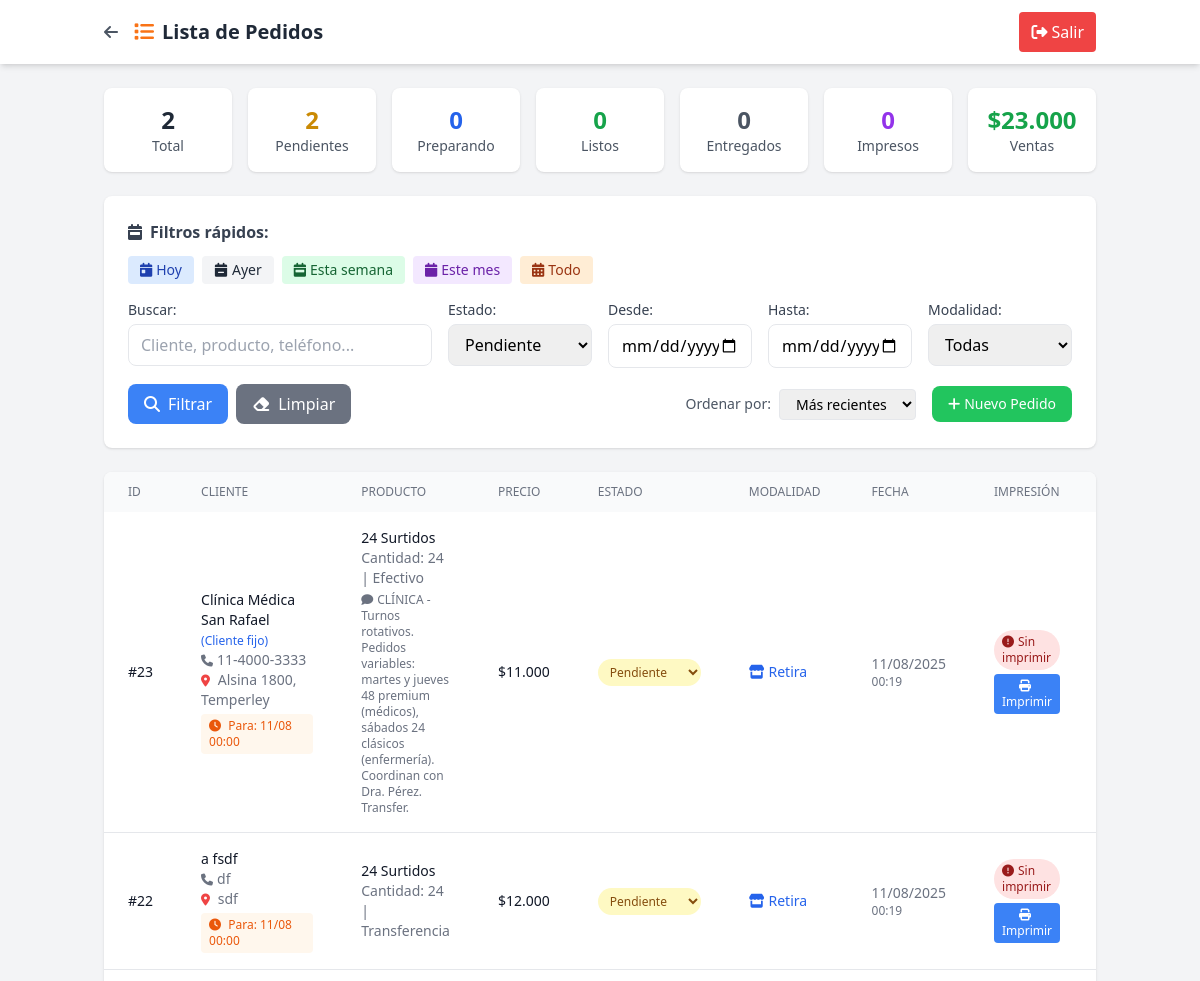
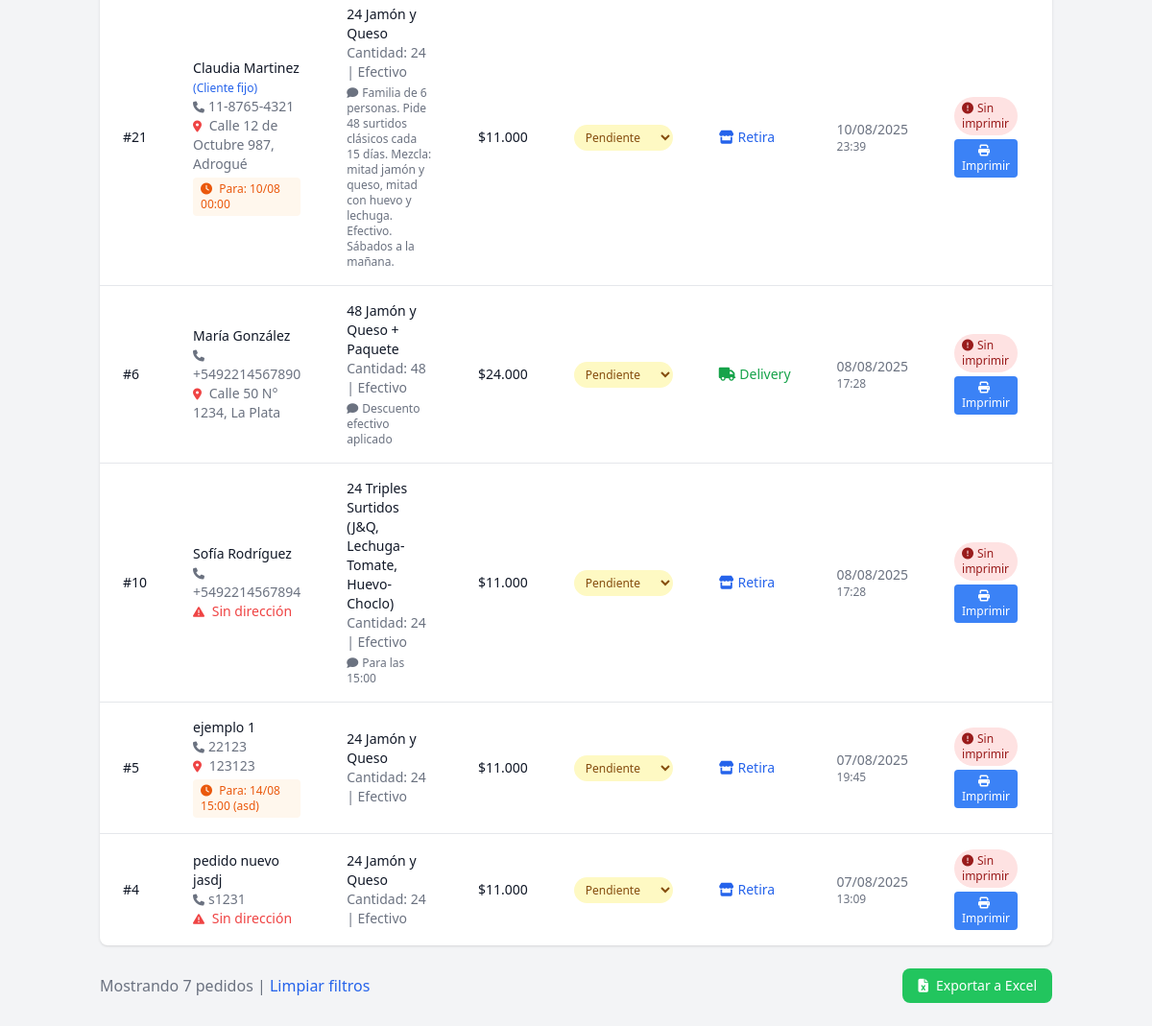
The page /admin/modules/pedidos/ver_pedidos.php?estado=Pendiente (signed in) on the database its author committed (2 pictures, top to bottom).
### tables this page shows
CREATE TABLE `pedidos` (
  `id` int(11) NOT NULL,
  `nombre` varchar(100) NOT NULL,
  `apellido` varchar(100) NOT NULL,
  `telefono` varchar(20) NOT NULL,
  `direccion` text DEFAULT NULL,
  `producto` varchar(100) NOT NULL,
  `cantidad` int(11) NOT NULL,
  `precio` decimal(10,2) NOT NULL,
  `forma_pago` enum('Efectivo','Transferencia') DEFAULT 'Efectivo',
  `modalidad` enum('Retira','Delivery') DEFAULT 'Retira',
  `estado` enum('Pendiente','Preparando','Listo','Entregado') DEFAULT 'Pendiente',
  `observaciones` text DEFAULT NULL,
  `cliente_fijo_id` int(11) DEFAULT NULL,
  `impreso` tinyint(1) DEFAULT 0,
  `created_at` timestamp NULL DEFAULT current_timestamp(),
  `updated_at` timestamp NULL DEFAULT current_timestamp() ON UPDATE current_timestamp(),
  `fecha_entrega` date DEFAULT NULL COMMENT 'Fecha para cuando es el pedido',
  `hora_entrega` time DEFAULT NULL COMMENT 'Hora para cuando es el pedido',
  `notas_horario` text DEFAULT NULL COMMENT 'Observaciones sobre horario/entrega',
  `fecha_pedido` datetime DEFAULT current_timestamp() COMMENT 'Cuándo se tomó el pedido (puede ser diferente de created_at para casos especiales)',
  `prioridad` enum('normal','prioridad','urgente') DEFAULT 'normal' COMMENT 'Prioridad manual asignada por admin',
  `prioridad_notas` text DEFAULT NULL COMMENT 'Notas sobre por qué se asignó esta prioridad',
  `es_personalizado_complejo` tinyint(1) DEFAULT 0 COMMENT 'Si usa la tabla pedido_detalles para precios mixtos'
);

### admin/modules/pedidos/ver_pedidos.php (the view, shortened to what the rows shown need)
<?php
require_once '../../config.php';
$pdo = getConnection();
$filtro_estado = isset($_GET['estado']) ? sanitize($_GET['estado']) : '';
$orden = isset($_GET['orden']) ? sanitize($_GET['orden']) : 'created_at DESC';
$sql = "SELECT p.*, cf.nombre as cliente_nombre, cf.apellido as cliente_apellido
        FROM pedidos p
        LEFT JOIN clientes_fijos cf ON p.cliente_fijo_id = cf.id
        WHERE 1=1";
$params = [];
if ($filtro_estado) {
    $sql .= " AND p.estado = ?";
    $params[] = $filtro_estado;
}
$sql .= " ORDER BY " . $orden;
$stmt = $pdo->prepare($sql);
$stmt->execute($params);
$pedidos = $stmt->fetchAll();
?>
<!DOCTYPE html>
<html lang="es">
<head>
    <script src="https://cdn.tailwindcss.com"></script>
    <link rel="stylesheet" href="https://cdnjs.cloudflare.com/ajax/libs/font-awesome/6.4.0/css/all.min.css">
</head>
<body class="bg-gray-100">
    <header class="bg-white shadow-md">
        <div class="container mx-auto px-4 py-3 flex justify-between items-center">
            <div class="flex items-center">
                <h1 class="text-xl font-bold text-gray-800">
                    <i class="fas fa-list text-orange-500 mr-2"></i>Lista de Pedidos
                </h1>
            </div>
        </div>
    </header>
    <main class="container mx-auto px-4 py-6">
        <div class="bg-white rounded-lg shadow overflow-hidden">
            <?php if (empty($pedidos)): ?>
                <div class="p-8 text-center text-gray-500">
                    <i class="fas fa-inbox text-6xl mb-4"></i>
                    <h3 class="text-xl mb-2">No hay pedidos</h3>
                    <p>No se encontraron pedidos con los filtros aplicados</p>
                </div>
            <?php else: ?>
                <div class="overflow-x-auto">
                    <table class="min-w-full">
                        <thead class="bg-gray-50">
                            <tr>
                                <th class="px-6 py-3 text-left text-xs font-medium text-gray-500 uppercase">ID</th>
                                <th class="px-6 py-3 text-left text-xs font-medium text-gray-500 uppercase">Cliente</th>
                                <th class="px-6 py-3 text-left text-xs font-medium text-gray-500 uppercase">Producto</th>
                                <th class="px-6 py-3 text-left text-xs font-medium text-gray-500 uppercase">Precio</th>
                                <th class="px-6 py-3 text-left text-xs font-medium text-gray-500 uppercase">Estado</th>
                                <th class="px-6 py-3 text-left text-xs font-medium text-gray-500 uppercase">Modalidad</th>
                                <th class="px-6 py-3 text-left text-xs font-medium text-gray-500 uppercase">Fecha</th>
                                <th class="px-6 py-3 text-left text-xs font-medium text-gray-500 uppercase">Impresión</th>
                                <th class="px-6 py-3 text-left text-xs font-medium text-gray-500 uppercase">Acciones</th>
                            </tr>
                        </thead>
                        <tbody class="divide-y divide-gray-200">
                            <?php foreach ($pedidos as $pedido): ?>
                                <tr class="hover:bg-gray-50">
                                    <td class="px-6 py-4 text-sm font-medium text-gray-900">
                                        #<?= $pedido['id'] ?>
                                    </td>
                                    <td class="px-6 py-4">
                                        <div class="text-sm font-medium text-gray-900">
                                            <?= htmlspecialchars($pedido['nombre'] . ' ' . $pedido['apellido']) ?>
                                            <?php if ($pedido['cliente_nombre']): ?>
                                                <span class="text-xs text-blue-600">(Cliente fijo)</span>
                                            <?php endif; ?>
                                        </div>
                                        <div class="text-sm text-gray-500">
                                            <i class="fas fa-phone text-xs mr-1"></i><?= htmlspecialchars($pedido['telefono']) ?>
                                        </div>
                                        <?php if ($pedido['direccion']): ?>
                                        <div class="text-sm text-gray-500">
                                            <i class="fas fa-map-marker-alt text-xs mr-1 text-red-500"></i>
                                            <span class="font-medium"><?= htmlspecialchars($pedido['direccion']) ?></span>
                                        </div>
                                        <?php else: ?>
                                        <div class="text-sm text-red-500">
                                            <i class="fas fa-exclamation-triangle text-xs mr-1"></i>
                                            <span class="font-medium">Sin dirección</span>
                                        </div>
                                        <?php endif; ?>
                                        <?php if ($pedido['fecha_entrega'] || $pedido['hora_entrega'] || $pedido['notas_horario']): ?>
                                        <div class="text-xs text-orange-600 bg-orange-50 px-2 py-1 rounded mt-1">
                                            <i class="fas fa-clock mr-1"></i>
                                            <?php if ($pedido['fecha_entrega']): ?>
                                                Para: <?= date('d/m', strtotime($pedido['fecha_entrega'])) ?>
                                            <?php endif; ?>
                                            <?php if ($pedido['hora_entrega']): ?>
                                                <?= substr($pedido['hora_entrega'], 0, 5) ?>
                                            <?php endif; ?>
                                            <?php if ($pedido['notas_horario']): ?>
                                                (<?= htmlspecialchars($pedido['notas_horario']) ?>)
                                            <?php endif; ?>
                                        </div>
                                        <?php endif; ?>
                                    </td>
                                    <td class="px-6 py-4">
                                        <div class="text-sm font-medium text-gray-900">
                                            <?= htmlspecialchars($pedido['producto']) ?>
                                        </div>
                                        <div class="text-sm text-gray-500">
                                            Cantidad: <?= $pedido['cantidad'] ?> | <?= htmlspecialchars($pedido['forma_pago']) ?>
                                        </div>
                                        <?php if ($pedido['observaciones']): ?>
                                        <div class="text-xs text-gray-500 mt-1">
                                            <i class="fas fa-comment text-xs mr-1"></i><?= htmlspecialchars($pedido['observaciones']) ?>
                                        </div>
                                        <?php endif; ?>
                                    </td>
                                    <td class="px-6 py-4 text-sm font-medium text-gray-900">
                                        <?= formatPrice($pedido['precio']) ?>
                                    </td>
                                    <td class="px-6 py-4">
                                        <?php
                                        $estado_colors = [
                                            'Pendiente' => 'bg-yellow-100 text-yellow-800',
                                            'Preparando' => 'bg-blue-100 text-blue-800',
                                            'Listo' => 'bg-green-100 text-green-800',
                                            'Entregado' => 'bg-gray-100 text-gray-800'
                                        ];
                                        ?>
                                        <select onchange="cambiarEstado(<?= $pedido['id'] ?>, this.value)"
                                                class="px-2 py-1 text-xs font-medium rounded-full border-0 <?= $estado_colors[$pedido['estado']] ?? 'bg-gray-100 text-gray-800' ?>">
                                            <option value="Pendiente" <?= $pedido['estado'] === 'Pendiente' ? 'selected' : '' ?>>Pendiente</option>
                                        </select>
                                    </td>
                                    <td class="px-6 py-4 text-sm text-gray-900">
                                        <?php if ($pedido['modalidad'] === 'Delivery'): ?>
                                            <span class="inline-flex items-center text-green-600">
                                                <i class="fas fa-truck mr-1"></i>Delivery
                                            </span>
                                        <?php else: ?>
                                            <span class="inline-flex items-center text-blue-600">
                                                <i class="fas fa-store mr-1"></i>Retira
                                            </span>
                                        <?php endif; ?>
                                    </td>
                                    <td class="px-6 py-4 text-sm text-gray-500">
                                        <div><?= date('d/m/Y', strtotime($pedido['created_at'])) ?></div>
                                        <div class="text-xs"><?= date('H:i', strtotime($pedido['created_at'])) ?></div>
                                    </td>
                                    <td class="px-6 py-4">
                                        <?php if ($pedido['impreso']): ?>
                                            <div class="flex flex-col space-y-1">
                                                <span class="bg-green-100 text-green-800 px-2 py-1 rounded-full text-xs">
                                                    <i class="fas fa-check-circle mr-1"></i>Impresa
                                                </span>
                                                <button onclick="reimprimir(<?= $pedido['id'] ?>)"
                                                        class="bg-gray-400 hover:bg-gray-500 text-white px-2 py-1 rounded text-xs">
                                                    <i class="fas fa-redo mr-1"></i>Reimprimir
                                                </button>
                                            </div>
                                        <?php else: ?>
                                            <div class="flex flex-col space-y-1">
                                                <span class="bg-red-100 text-red-800 px-2 py-1 rounded-full text-xs">
                                                    <i class="fas fa-exclamation-circle mr-1"></i>Sin imprimir
                                                </span>
                                                <button onclick="imprimirComanda(<?= $pedido['id'] ?>)"
                                                        class="bg-blue-500 hover:bg-blue-600 text-white px-2 py-1 rounded text-xs">
                                                    <i class="fas fa-print mr-1"></i>Imprimir
                                                </button>
                                            </div>
                                        <?php endif; ?>
                                    </td>
                                    <td class="px-6 py-4 text-sm font-medium">
                                    </td>
                                </tr>
                            <?php endforeach; ?>
                        </tbody>
                    </table>
                </div>
            <?php endif; ?>
        </div>
    </main>
</body>
</html>

### rows shown on the page
pedidos: id "23", nombre+apellido "Clínica Médica San Rafael", shows "(Cliente fijo)", telefono "11-4000-3333", direccion "Alsina 1800, Temperley", fecha_entrega "11/08", hora_entrega "00:00", producto "24 Surtidos", cantidad "24", forma_pago "Efectivo", observaciones "CLÍNICA - Turnos rotativos. Pedidos variables: martes y jueves 48 premium (médicos), sábados 24 clásicos (enfermería). Coordinan con Dra. Pérez. Transfer.", precio "$11.000", estado+id "Pendiente", modalidad "Retira" (drawn), created_at "11/08/2025", created_at "00:19"
pedidos: id "22", nombre+apellido "a fsdf", telefono "df", direccion "sdf", fecha_entrega "11/08", hora_entrega "00:00", producto "24 Surtidos", cantidad "24", forma_pago "Transferencia", precio "$12.000", estado+id "Pendiente", modalidad "Retira" (drawn), created_at "11/08/2025", created_at "00:19"
pedidos: id "21", nombre+apellido "Claudia Martinez", shows "(Cliente fijo)", telefono "11-8765-4321", direccion "Calle 12 de Octubre 987, Adrogué", fecha_entrega "10/08", hora_entrega "00:00", producto "24 Jamón y Queso", cantidad "24", forma_pago "Efectivo", observaciones "Familia de 6 personas. Pide 48 surtidos clásicos cada 15 días. Mezcla: mitad jamón y queso, mitad con huevo y lechuga. Efectivo. Sábados a la mañana.", precio "$11.000", estado+id "Pendiente", modalidad "Retira" (drawn), created_at "10/08/2025", created_at "23:39"
pedidos: id "6", nombre+apellido "María González", telefono "+5492214567890", direccion "Calle 50 N° 1234, La Plata", producto "48 Jamón y Queso + Paquete", cantidad "48", forma_pago "Efectivo", observaciones "Descuento efectivo aplicado", precio "$24.000", estado+id "Pendiente", modalidad "Delivery" (drawn), created_at "08/08/2025", created_at "17:28"
pedidos: id "10", nombre+apellido "Sofía Rodríguez", telefono "+5492214567894", direccion "Sin dirección", producto "24 Triples Surtidos (J&Q, Lechuga-Tomate, Huevo-Choclo)", cantidad "24", forma_pago "Efectivo", observaciones "Para las 15:00", precio "$11.000", estado+id "Pendiente", modalidad "Retira" (drawn), created_at "08/08/2025", created_at "17:28"
pedidos: id "5", nombre+apellido "ejemplo 1", telefono "22123", direccion "123123", fecha_entrega "14/08", hora_entrega "15:00", notas_horario "asd", producto "24 Jamón y Queso", cantidad "24", forma_pago "Efectivo", precio "$11.000", estado+id "Pendiente", modalidad "Retira" (drawn), created_at "07/08/2025", created_at "19:45"
pedidos: id "4", nombre+apellido "pedido nuevo jasdj", telefono "s1231", direccion "Sin dirección", producto "24 Jamón y Queso", cantidad "24", forma_pago "Efectivo", precio "$11.000", estado+id "Pendiente", modalidad "Retira" (drawn), created_at "07/08/2025", created_at "13:09"

### other values the page prints
$stats['total'] "2"
$stats['pendientes'] "2"
$stats['preparando'] "0"
$stats['listos'] "0"
$stats['entregados'] "0"
$stats['impresos'] "0"
formatPrice($stats['total_ventas']) "$23.000"
count($pedidos) "7"
form field orden "Más recientes"
